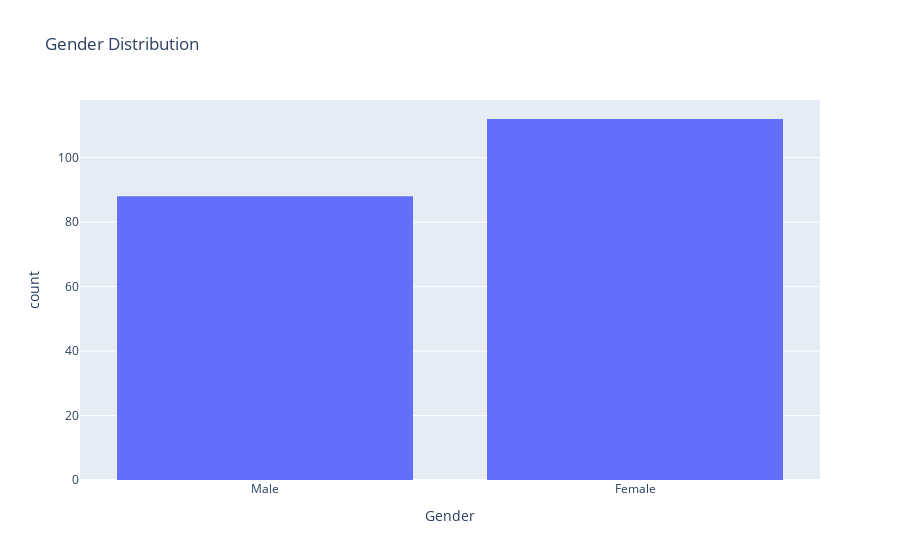

Here is the notebook cell this chart was saved with:
### Markdown cell above
# EDA

### Code cell
fig = px.histogram(
    df, x="Gender", histfunc="count",
    title="Gender Distribution"
)
fig.update_xaxes(type="category")
fig.show()

### Figure 1 — Plotly figure (JSON) as saved in the notebook; plotly's stock layout.template omitted (floating-point values rounded to 4 significant figures; data arrays with more than 128 entries replaced by an {"elided": "..."} marker saying what was removed)
{"data": [{"alignmentgroup": "True", "bingroup": "x", "histfunc": "count", "hovertemplate": "Gender=%{x}<br>count=%{y}<extra></extra>", "legendgroup": "", "marker": {"color": "#636efa"}, "name": "", "offsetgroup": "", "orientation": "v", "showlegend": false, "type": "histogram", "x": {"elided": "200 str values"}, "xaxis": "x", "yaxis": "y"}], "layout": {"barmode": "relative", "legend": {"tracegroupgap": 0}, "title": {"text": "Gender Distribution"}, "xaxis": {"anchor": "y", "domain": [0, 1], "title": {"text": "Gender"}, "type": "category"}, "yaxis": {"anchor": "x", "domain": [0, 1], "title": {"text": "count"}}}}
